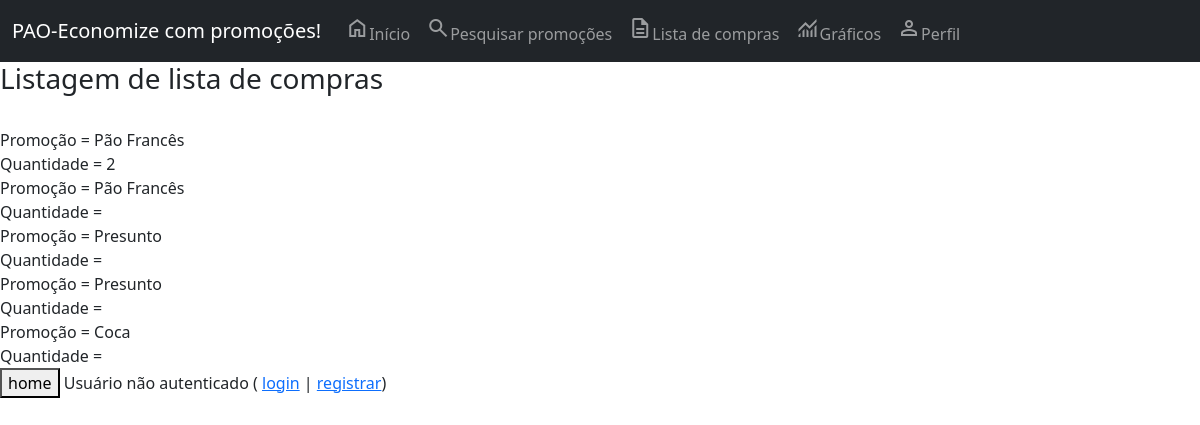
Screenshot of /listagem-lista-compras/ with the database file from the repository.
### core/models.py (models this page shows)
class ListaCompras(models.Model):
    id_promocao = models.ForeignKey(Promocao, on_delete=models.CASCADE, verbose_name='Promoção')
    quantidade = models.IntegerField(blank=True, null=True, verbose_name='Quantidade')
    class Meta:
        verbose_name_plural = 'lista compras'

class Promocao(models.Model):
    descricao = models.CharField(max_length=150, blank=True, null=True, verbose_name='Descricao')
    unidade = models.CharField(max_length=20, blank=True, null=True, verbose_name='Unidade')
    categoria = models.CharField(max_length=100,choices=CATEGORIAS_CHOICES, blank=True, null=True, verbose_name='Categoria')
    preco_normal = models.DecimalField(max_digits=10, decimal_places=2, verbose_name='Preço normal')
    preco_promocao = models.DecimalField(max_digits=10, decimal_places=2, verbose_name='Preço')
    data_inicio = models.DateField(auto_now=False, verbose_name='Inicio')
    data_fim = models.DateField(auto_now=False, verbose_name='Fim')
    distancia = models.DecimalField(max_digits=10, decimal_places=2, verbose_name='Distância')
    mercado = models.ForeignKey(Mercado, on_delete=models.CASCADE, verbose_name='Mercado')
    class Meta:
        verbose_name_plural = 'Promoções'
    def __str__(self):
        return self.descricao

### core/views.py (the view)
# urls.py: path('listagem-lista-compras/', listagem_lista_compras, name='url_listagem_lista_compras'),
def listagem_lista_compras(request):
    dados = ListaCompras.objects.all()
    contexto = {'dados': dados}
    return render(request, 'core/listagem_lista_compras.html', contexto)

### core/templates/core/listagem_lista_compras.html (shortened to what this page needs)
{% extends 'base.html' %}
{% load static %}
{% block main %}
<h3>Listagem de lista de compras</h3> <br>
{% for i in dados %}
    Promoção = {% if i.id_promocao %} {{ i.id_promocao }} {% endif %} <br>
    Quantidade = {% if i.quantidade %} {{ i.quantidade }} {% endif %} <br>
{% endfor %}
<button onclick="window.location.href='/'">home</button>
{% endblock %}

### rows the page displays
ListaCompras: id_promocao "Pão Francês", quantidade "2"
ListaCompras: id_promocao "Pão Francês"
ListaCompras: id_promocao "Presunto"
ListaCompras: id_promocao "Presunto"
ListaCompras: id_promocao "Coca"
